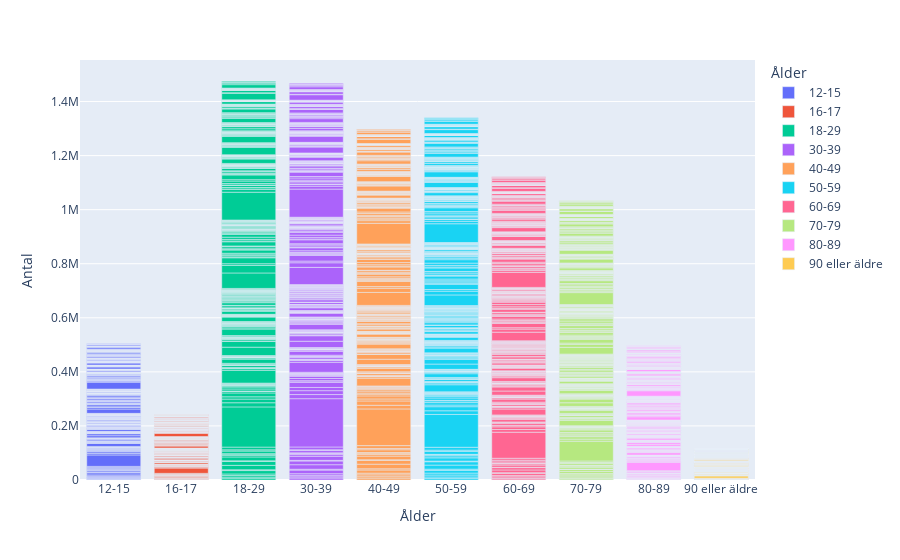

Here is the notebook cell this chart was saved with:
### Markdown cell above
### Åldersföredling av svergies befolkning

### Code cell
import pandas as pd
import plotly.express as px

df = pd.read_excel(excel_file_path, sheet_name=14)

fig = px.bar(df, x="Ålder", y="Befolkning", color="Ålder", labels={"Befolkning": "Antal"})

fig
# fig.write_html("uppgift2e.html")

### Figure 1 — Plotly figure (JSON) as saved in the notebook; plotly's stock layout.template omitted (floating-point values rounded to 4 significant figures; data arrays with more than 128 entries replaced by an {"elided": "..."} marker saying what was removed)
{"data": [{"alignmentgroup": "True", "hovertemplate": "Ålder=%{x}<br>Antal=%{y}<extra></extra>", "legendgroup": "12-15", "marker": {"color": "#636efa", "pattern": {"shape": ""}}, "name": "12-15", "offsetgroup": "12-15", "orientation": "v", "showlegend": true, "textposition": "auto", "type": "bar", "x": {"elided": "290 str values"}, "xaxis": "x", "y": {"elided": "290 int values"}, "yaxis": "y"}, {"alignmentgroup": "True", "hovertemplate": "Ålder=%{x}<br>Antal=%{y}<extra></extra>", "legendgroup": "16-17", "marker": {"color": "#EF553B", "pattern": {"shape": ""}}, "name": "16-17", "offsetgroup": "16-17", "orientation": "v", "showlegend": true, "textposition": "auto", "type": "bar", "x": {"elided": "290 str values"}, "xaxis": "x", "y": {"elided": "290 int values"}, "yaxis": "y"}, {"alignmentgroup": "True", "hovertemplate": "Ålder=%{x}<br>Antal=%{y}<extra></extra>", "legendgroup": "18-29", "marker": {"color": "#00cc96", "pattern": {"shape": ""}}, "name": "18-29", "offsetgroup": "18-29", "orientation": "v", "showlegend": true, "textposition": "auto", "type": "bar", "x": {"elided": "290 str values"}, "xaxis": "x", "y": {"elided": "290 int values"}, "yaxis": "y"}, {"alignmentgroup": "True", "hovertemplate": "Ålder=%{x}<br>Antal=%{y}<extra></extra>", "legendgroup": "30-39", "marker": {"color": "#ab63fa", "pattern": {"shape": ""}}, "name": "30-39", "offsetgroup": "30-39", "orientation": "v", "showlegend": true, "textposition": "auto", "type": "bar", "x": {"elided": "290 str values"}, "xaxis": "x", "y": {"elided": "290 int values"}, "yaxis": "y"}, {"alignmentgroup": "True", "hovertemplate": "Ålder=%{x}<br>Antal=%{y}<extra></extra>", "legendgroup": "40-49", "marker": {"color": "#FFA15A", "pattern": {"shape": ""}}, "name": "40-49", "offsetgroup": "40-49", "orientation": "v", "showlegend": true, "textposition": "auto", "type": "bar", "x": {"elided": "290 str values"}, "xaxis": "x", "y": {"elided": "290 int values"}, "yaxis": "y"}, {"alignmentgroup": "True", "hovertemplate": "Ålder=%{x}<br>Antal=%{y}<extra></extra>", "legendgroup": "50-59", "marker": {"color": "#19d3f3", "pattern": {"shape": ""}}, "name": "50-59", "offsetgroup": "50-59", "orientation": "v", "showlegend": true, "textposition": "auto", "type": "bar", "x": {"elided": "290 str values"}, "xaxis": "x", "y": {"elided": "290 int values"}, "yaxis": "y"}, {"alignmentgroup": "True", "hovertemplate": "Ålder=%{x}<br>Antal=%{y}<extra></extra>", "legendgroup": "60-69", "marker": {"color": "#FF6692", "pattern": {"shape": ""}}, "name": "60-69", "offsetgroup": "60-69", "orientation": "v", "showlegend": true, "textposition": "auto", "type": "bar", "x": {"elided": "290 str values"}, "xaxis": "x", "y": {"elided": "290 int values"}, "yaxis": "y"}, {"alignmentgroup": "True", "hovertemplate": "Ålder=%{x}<br>Antal=%{y}<extra></extra>", "legendgroup": "70-79", "marker": {"color": "#B6E880", "pattern": {"shape": ""}}, "name": "70-79", "offsetgroup": "70-79", "orientation": "v", "showlegend": true, "textposition": "auto", "type": "bar", "x": {"elided": "290 str values"}, "xaxis": "x", "y": {"elided": "290 int values"}, "yaxis": "y"}, {"alignmentgroup": "True", "hovertemplate": "Ålder=%{x}<br>Antal=%{y}<extra></extra>", "legendgroup": "80-89", "marker": {"color": "#FF97FF", "pattern": {"shape": ""}}, "name": "80-89", "offsetgroup": "80-89", "orientation": "v", "showlegend": true, "textposition": "auto", "type": "bar", "x": {"elided": "290 str values"}, "xaxis": "x", "y": {"elided": "290 int values"}, "yaxis": "y"}, {"alignmentgroup": "True", "hovertemplate": "Ålder=%{x}<br>Antal=%{y}<extra></extra>", "legendgroup": "90 eller äldre", "marker": {"color": "#FECB52", "pattern": {"shape": ""}}, "name": "90 eller äldre", "offsetgroup": "90 eller äldre", "orientation": "v", "showlegend": true, "textposition": "auto", "type": "bar", "x": {"elided": "290 str values"}, "xaxis": "x", "y": {"elided": "290 int values"}, "yaxis": "y"}], "layout": {"barmode": "relative", "legend": {"title": {"text": "Ålder"}, "tracegroupgap": 0}, "margin": {"t": 60}, "xaxis": {"anchor": "y", "categoryarray": ["12-15", "16-17", "18-29", "30-39", "40-49", "50-59", "60-69", "70-79", "80-89", "90 eller äldre"], "categoryorder": "array", "domain": [0, 1], "title": {"text": "Ålder"}}, "yaxis": {"anchor": "x", "domain": [0, 1], "title": {"text": "Antal"}}}}
